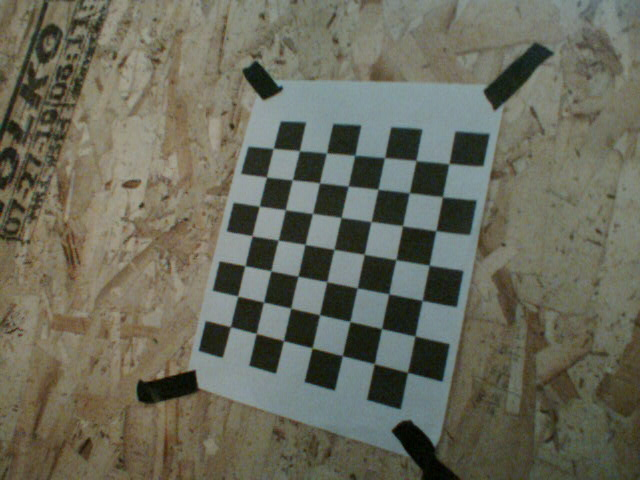
#> input picture images/ps3-camera-calib-0/my_photo-10.jpg, 640 x 480 px; its folder holds only this picture in this run
$ python calibrate3.py
#> lines starting #> are read from the running program, lines starting #| are printed output that depends on the picture; long printed decimals are rounded
import cv2
import numpy as np
import os
import pickle as pkl


dir = "images/ps3-camera-calib-0/"
# images = np.asarray([img for img in [
#     cv2.cvtColor(
#         cv2.imread(dir+img),
#         cv2.COLOR_BGR2GRAY
#     )
#     for img in os.listdir(dir)
# ]])

images = []
for img in os.listdir(dir):
    images.append(cv2.imread(dir + img, 0))

names = os.listdir(dir)

termCriteria = (cv2.TERM_CRITERIA_EPS + cv2.TERM_CRITERIA_MAX_ITER, 30000, 0.000001)
W = 7
L = 7
objp = np.zeros((W*L, 3), np.float32)
objp[:, :2] = np.mgrid[0:L, 0:W].T.reshape(-1, 2)

objpoints = []
imgpoints = []

for index, img in enumerate(images):
    ret, corners = cv2.findChessboardCorners(img, (L, W), None)
    if ret:
        objpoints.append(objp)
        refinedCorners = cv2.cornerSubPix(
            img,
            corners,
            (11, 11), (-1, -1),
            termCriteria
        )
        imgpoints.append(refinedCorners)
        # Draw and display the corners
        cv2.drawChessboardCorners(img, (W, L), refinedCorners, ret)
    print(names[index])

    # [4 lines of commented-out code are left out]
    cv2.destroyAllWindows()
#> this loop made 1 pass
#> ret on pass 1: True
#| my_photo-10.jpg
#> after the loop, imgpoints = 1 item; objpoints = 1 item
# print(imgpoints)
# exit()
ret, mtx, dist, rvecs, tvecs = cv2.calibrateCamera(objpoints, imgpoints, images[0].shape[::-1], None, None)
#> ret = 0.135; mtx = [[474.9, 0, 331.9], [0, 493, 275], [0, 0, 1]]; dist = [[-0.241, 2.87, -0.00213, -0.00261, -13.92]]; rvecs = ([-0.548, -0.224, -2.88],); tvecs = ([2.13, 2.64, 13.24],)

with open('calibration/ps3_cam3.pkl', 'wb') as f:
    pkl.dump([ret, mtx, dist, rvecs, tvecs], f)

print("mtx")
print(mtx)
#| [[474.869    0.         331.915]
#|  [  0.         493.031 274.994]
#|  [  0.           0.           1.        ]]
print("dist")
print(dist)
#| [[-2.41384676e-01  2.87358855e+00 -2.13436306e-03 -2.60526360e-03
#|   -1.39183673e+01]]

h, w = images[0].shape[:2]
#> h = 480; w = 640
newcameramtx, roi = cv2.getOptimalNewCameraMatrix(mtx, dist, (w, h), 1, (w, h))
#> newcameramtx = [[474.9, 0, 331.9], [0, 466.7, 260.3], [0, 0, 1]]; roi = (0, 0, 639, 453)
dst = cv2.undistort(images[0], mtx, dist, None, newcameramtx)
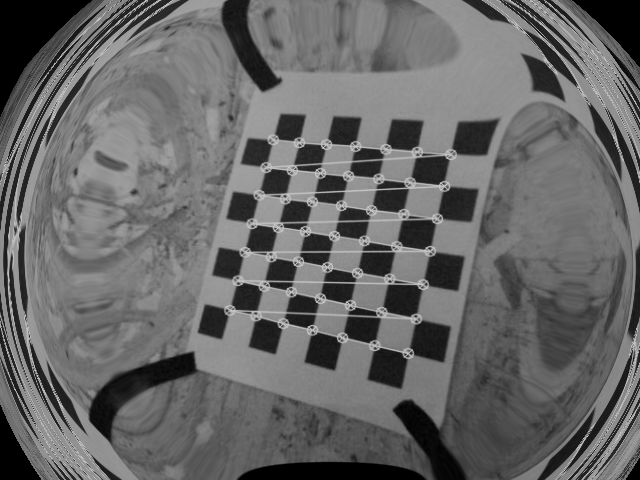
#> dst: shape (480, 640); min 0, max 200, mean 102.9
x, y, w, h = roi
#> x = 0; y = 0; w = 639; h = 453
dst = dst[y:y+h, x:x+w]
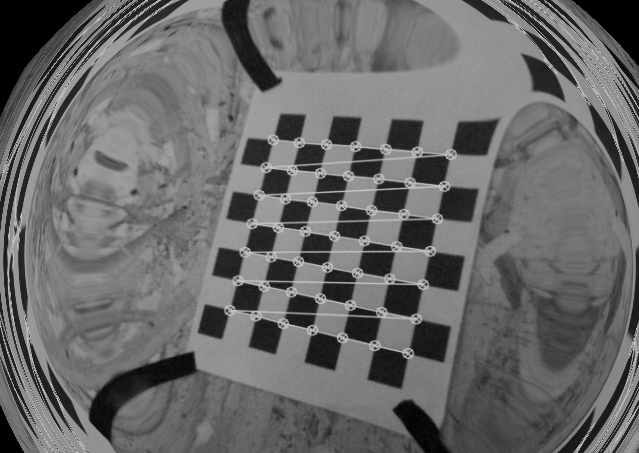
#> dst: shape (453, 639); min 0, max 200, mean 104.8
while True:
    if dst is not None:
        cv2.imshow('calib', dst)
        cv2.imshow('uncalib', images[0])
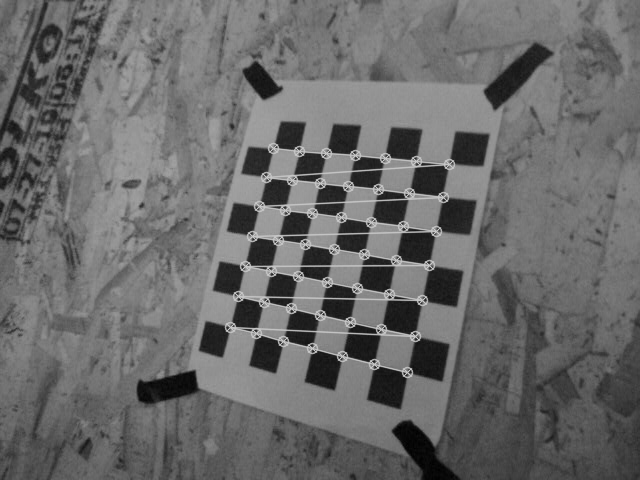
#> window 'uncalib': shape (480, 640); min 0, max 200, mean 105.8
    if cv2.waitKey(1) & 0xFF == ord('q'):
#> (key q is pressed here)
        break

cv2.destroyAllWindows()

$ run again, on images/ps3-camera-calib-0/my_photo-14.jpg
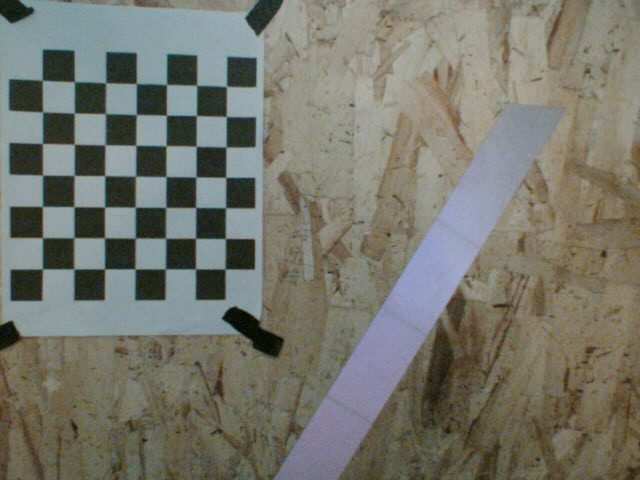
#> input picture images/ps3-camera-calib-0/my_photo-14.jpg, 640 x 480 px
#> the loop `for index, img in enumerate(images):` made 1 pass
#> ret on pass 1: True
#> (printed output is left out)
#> after the loop `for index, img in enumerate(images):`: imgpoints = 1 item
#> `ret, mtx, dist, rvecs, tvecs = cv2.calibrateCamera(objpoints, imgpoint..`: ret = 0.142; mtx = [[1111.6, 0, 319.3], [0, 1140.3, 238.6], [0, 0, 1]]; dist = [[-0.287, -2.48, -0.00202, -0.023, 41.46]]; rvecs = ([0.0294, -0.218, 0.00634],); tvecs = ([-8.97, -5.02, 36.04],)
#| [[1.11155092e+03 0.00000000e+00 3.19347280e+02]
#|  [0.00000000e+00 1.14027493e+03 2.38587617e+02]
#|  [0.00000000e+00 0.00000000e+00 1.00000000e+00]]
#| [[-2.87495809e-01 -2.48102084e+00 -2.01617313e-03 -2.29949067e-02
#|    4.14615666e+01]]
#> newcameramtx = [[1092.1, 0, 313], [0, 1111.9, 238.2], [0, 0, 1]]; roi = (7, 9, 624, 460)
#> `dst = cv2.undistort(images[0], mtx, dist, None, newcameramtx)`:
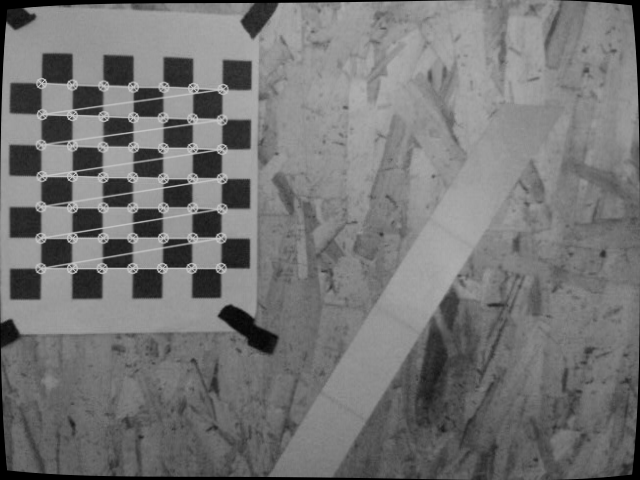
#> dst: shape (480, 640); min 0, max 200, mean 117.1
#> `x, y, w, h = roi`: x = 7; y = 9; w = 624; h = 460
#> `cv2.imshow('uncalib', images[0])`:
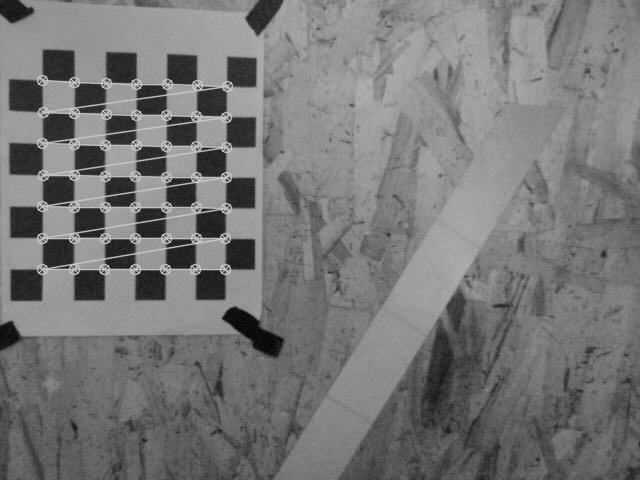
#> window 'uncalib': shape (480, 640); min 1, max 200, mean 119

$ run again, on images/ps3-camera-calib-0/my_photo-15.jpg
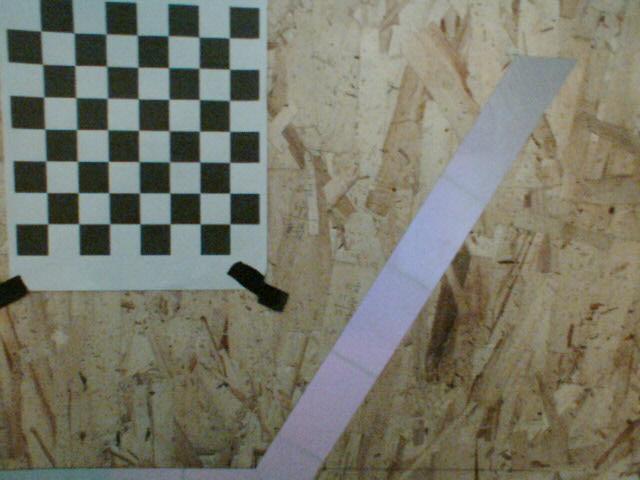
#> input picture images/ps3-camera-calib-0/my_photo-15.jpg, 640 x 480 px
#> the loop `for index, img in enumerate(images):` made 1 pass
#> ret on pass 1: True
#> (printed output is left out)
#> after the loop `for index, img in enumerate(images):`: imgpoints = 1 item
#> `ret, mtx, dist, rvecs, tvecs = cv2.calibrateCamera(objpoints, imgpoint..`: ret = 0.132; mtx = [[632.4, 0, 304.1], [0, 658.1, 234.2], [0, 0, 1]]; dist = [[-0.0938, -0.119, -0.00146, -0.0113, 1.18]]; rvecs = ([0.0877, -0.104, 0.00227],); tvecs = ([-8.45, -6.3, 20.43],)
#| [[632.419   0.         304.106]
#|  [  0.         658.108 234.232]
#|  [  0.           0.           1.        ]]
#| [[-0.09376 -0.1193 -0.001458 -0.01127  1.183]]
#> newcameramtx = [[624.5, 0, 299.5], [0, 644.8, 233.8], [0, 0, 1]]; roi = (6, 8, 623, 463)
#> `dst = cv2.undistort(images[0], mtx, dist, None, newcameramtx)`:
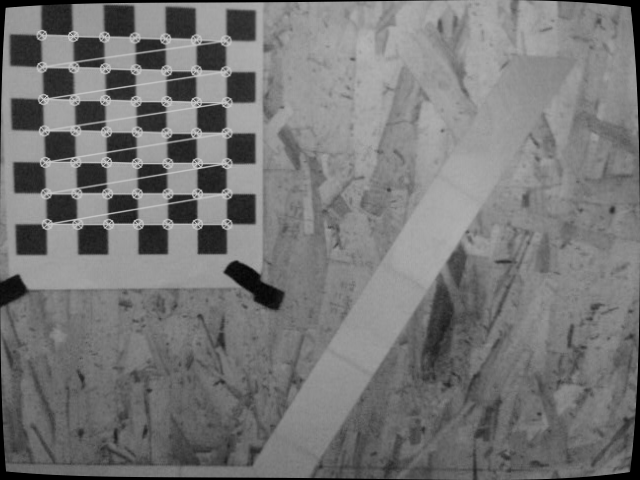
#> dst: shape (480, 640); min 0, max 200, mean 118.7
#> `x, y, w, h = roi`: x = 6; y = 8; w = 623; h = 463
#> `cv2.imshow('uncalib', images[0])`:
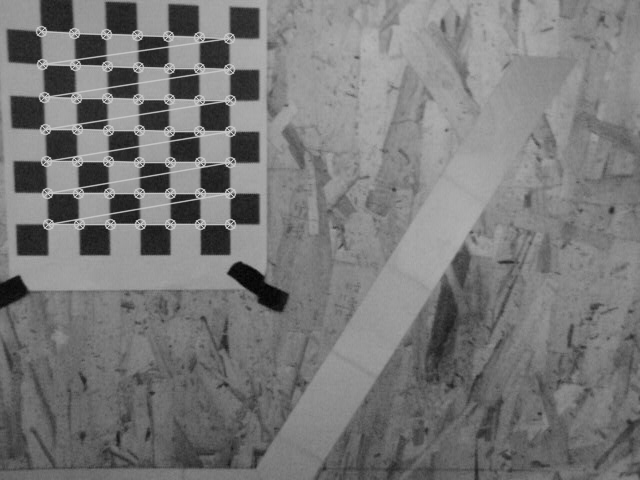
#> window 'uncalib': shape (480, 640); min 1, max 200, mean 120.5

$ run again, on images/ps3-camera-calib-0/my_photo-16.jpg
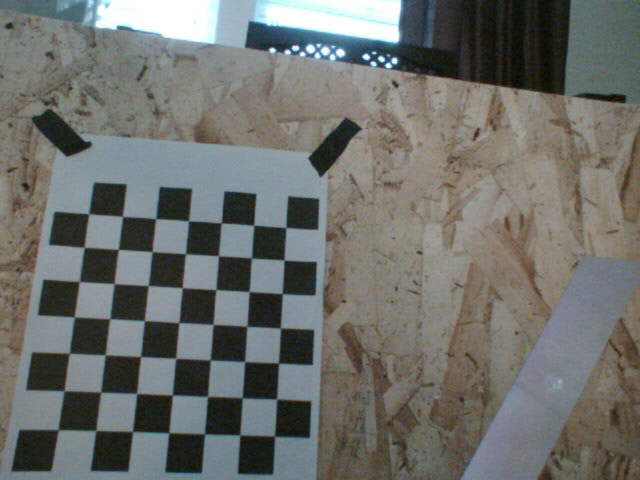
#> input picture images/ps3-camera-calib-0/my_photo-16.jpg, 640 x 480 px
#> the loop `for index, img in enumerate(images):` made 1 pass
#> ret on pass 1: True
#> (printed output is left out)
#> after the loop `for index, img in enumerate(images):`: imgpoints = 1 item
#> `ret, mtx, dist, rvecs, tvecs = cv2.calibrateCamera(objpoints, imgpoint..`: ret = 0.117; mtx = [[415.1, 0, 305.3], [0, 428.5, 251.1], [0, 0, 1]]; dist = [[-0.0672, 0.115, -0.00132, 0.000473, -0.0436]]; rvecs = ([0.135, -0.277, -3.07],); tvecs = ([-0.887, 5.18, 11.87],)
#| [[415.142   0.         305.262]
#|  [  0.         428.530 251.084]
#|  [  0.           0.           1.        ]]
#| [[-0.06722  0.1146 -0.001315  0.0004729 -0.04358]]
#> newcameramtx = [[411.7, 0, 306], [0, 423.6, 250.5], [0, 0, 1]]; roi = (3, 4, 632, 472)
#> `dst = cv2.undistort(images[0], mtx, dist, None, newcameramtx)`:
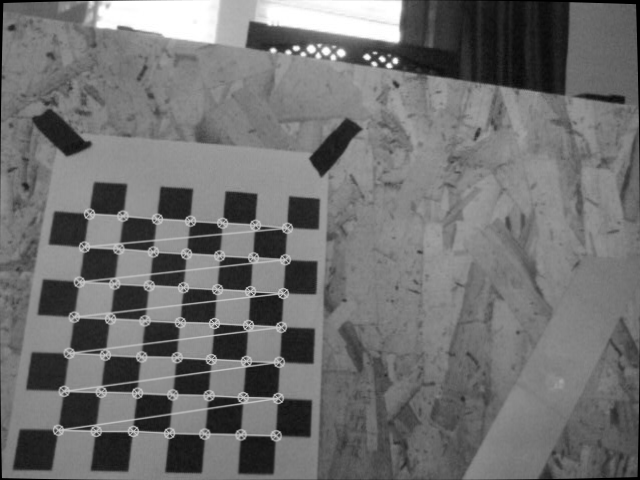
#> dst: shape (480, 640); min 0, max 255, mean 112.5
#> `x, y, w, h = roi`: x = 3; y = 4; w = 632; h = 472
#> `cv2.imshow('uncalib', images[0])`:
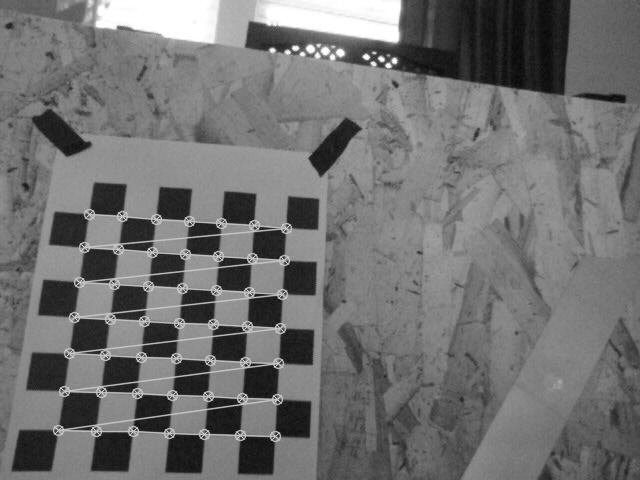
#> window 'uncalib': shape (480, 640); min 5, max 255, mean 113.1

$ run again, on images/ps3-camera-calib-0/my_photo-11.jpg
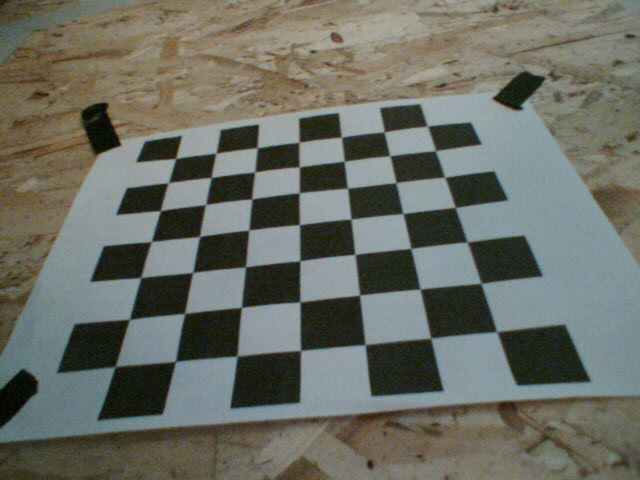
#> input picture images/ps3-camera-calib-0/my_photo-11.jpg, 640 x 480 px
#> the loop `for index, img in enumerate(images):` made 1 pass
#> ret on pass 1: True
#> (printed output is left out)
#> after the loop `for index, img in enumerate(images):`: imgpoints = 1 item
#> `ret, mtx, dist, rvecs, tvecs = cv2.calibrateCamera(objpoints, imgpoint..`: ret = 0.359; mtx = [[529.6, 0, 313.4], [0, 500.5, 247.7], [0, 0, 1]]; dist = [[-0.124, 0.44, 0.00381, -0.00186, -0.8]]; rvecs = ([-0.5, 0.694, 1.41],); tvecs = ([2.63, -2.96, 12.08],)
#| [[529.550   0.         313.370]
#|  [  0.         500.457 247.704]
#|  [  0.           0.           1.        ]]
#| [[-0.1239  0.4404   0.003812 -0.001859 -0.8]]
#> newcameramtx = [[423.6, 0, 335.7], [0, 416.8, 222.2], [0, 0, 1]]; roi = (85, 16, 511, 399)
#> `dst = cv2.undistort(images[0], mtx, dist, None, newcameramtx)`:
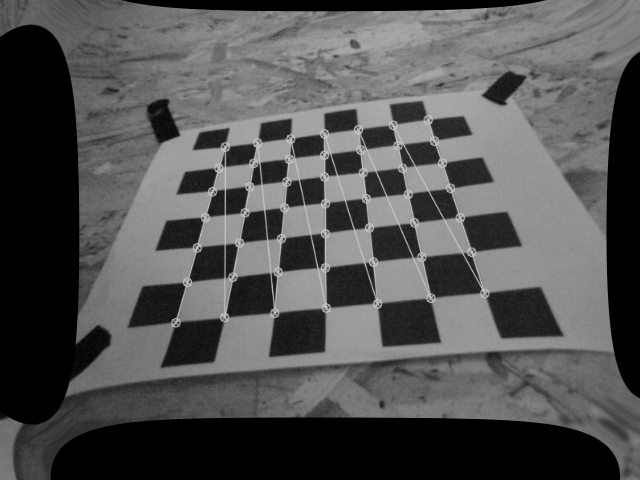
#> dst: shape (480, 640); min 0, max 200, mean 81.9
#> `x, y, w, h = roi`: x = 85; y = 16; w = 511; h = 399
#> `cv2.imshow('uncalib', images[0])`:
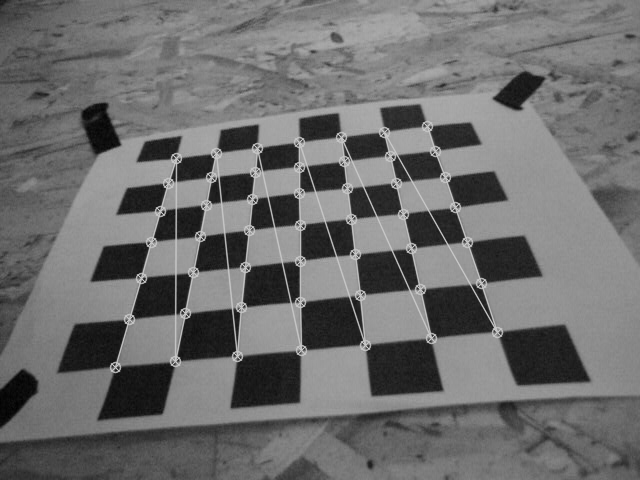
#> window 'uncalib': shape (480, 640); min 0, max 200, mean 109.1
